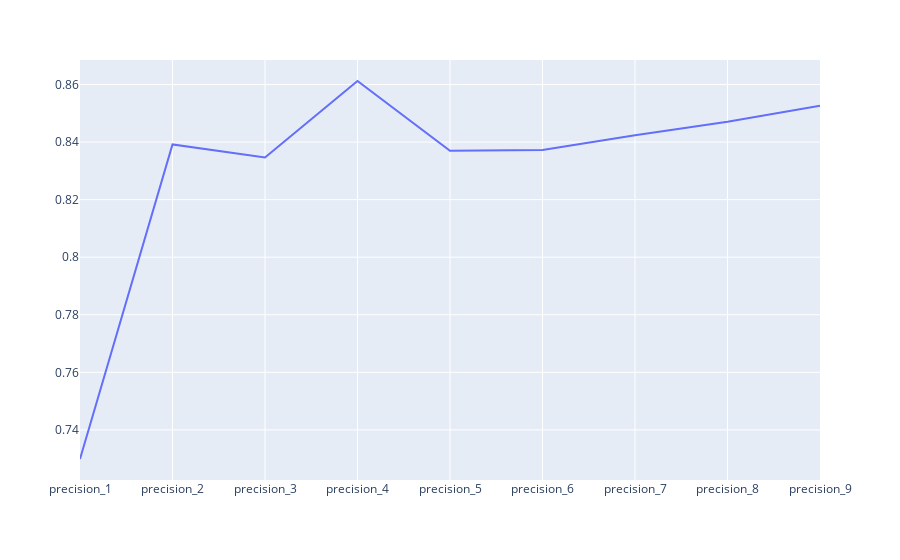

Notebook code cell kept with this figure:
### Code cell
precision_at_K(df).show()

### Figure 1 — Plotly figure (JSON) as saved in the notebook; plotly's stock layout.template omitted (floating-point values rounded to 4 significant figures)
{"data": [{"hovertemplate": "variable=0<br>index=%{x}<br>value=%{y}<extra></extra>", "legendgroup": "0", "line": {"color": "#636efa", "dash": "solid", "shape": "linear"}, "marker": {"symbol": "circle"}, "mode": "lines", "name": "0", "orientation": "v", "showlegend": true, "type": "scatter", "x": ["precision_1", "precision_2", "precision_3", "precision_4", "precision_5", "precision_6", "precision_7", "precision_8", "precision_9"], "xaxis": "x", "y": [0.7299, 0.8392, 0.8346, 0.8612, 0.837, 0.8372, 0.8424, 0.8471, 0.8526], "yaxis": "y"}], "layout": {"legend": {"title": {"text": "variable"}, "tracegroupgap": 0}, "margin": {"t": 60}, "showlegend": false, "xaxis": {"anchor": "y", "domain": [0, 1], "title": {}}, "yaxis": {"anchor": "x", "domain": [0, 1], "title": {}}}}
